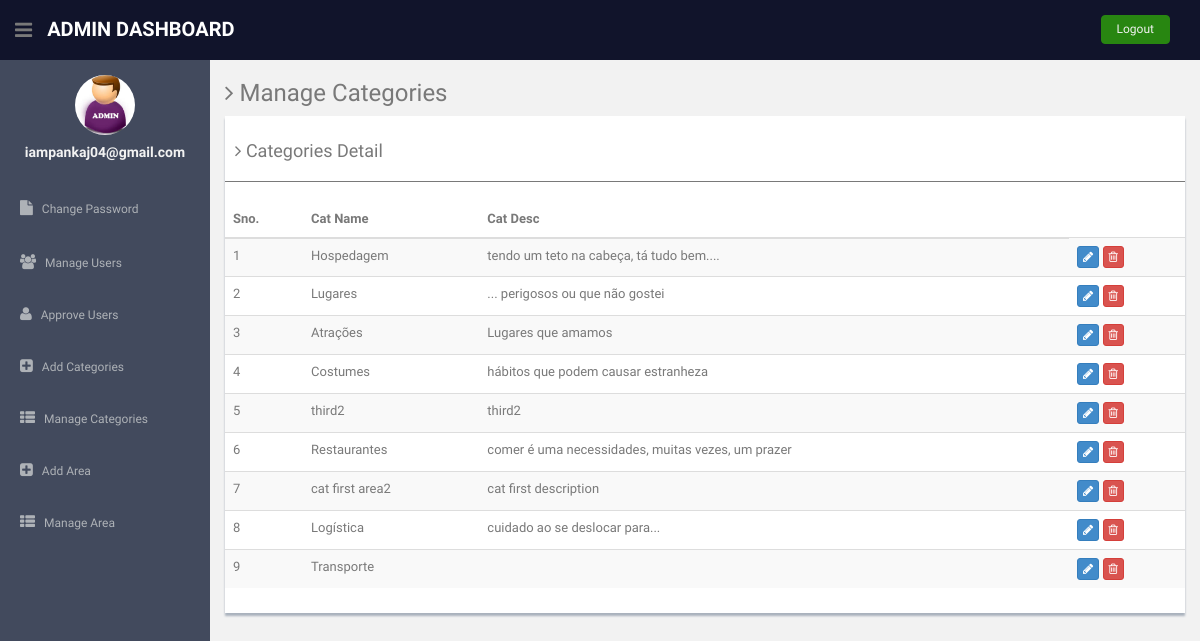
/admin/manage_cat.php (signed in), run on the app's committed database.
### tables this page shows
CREATE TABLE IF NOT EXISTS `categories` (
  `id` int(11) NOT NULL AUTO_INCREMENT,
  `cat_name` varchar(50) NOT NULL,
  `cat_desc` varchar(50) NOT NULL,
  PRIMARY KEY (`id`)
);

### admin/manage_cat.php (the view, shortened to what this page needs)
<!DOCTYPE html>
<html lang="en">
  <head>
    <link href="assets/css/bootstrap.css" rel="stylesheet">
    <link href="assets/font-awesome/css/font-awesome.css" rel="stylesheet" />
    <link href="assets/css/style.css" rel="stylesheet">
    <link href="assets/css/style-responsive.css" rel="stylesheet">
  </head>
  <body>
  <section id="container" >
      <header class="header black-bg">
              <div class="sidebar-toggle-box">
                  <div class="fa fa-bars tooltips" data-placement="right" data-original-title="Toggle Navigation"></div>
              </div>
            <a href="#" class="logo"><b>Admin Dashboard</b></a>
            <div class="top-menu">
            	<ul class="nav pull-right top-menu">
                    <li><a class="logout" href="logout.php">Logout</a></li>
            	</ul>
            </div>
        </header>
      <aside>
                <div id="sidebar"  class="nav-collapse ">
              <ul class="sidebar-menu" id="nav-accordion">
              	  <p class="centered"><a href="#"><img src="assets/img/admin.jpg" class="img-circle" width="60"></a></p>
              	  <h5 class="centered"><?php echo $_SESSION['login'];?></h5>
                  <li class="mt">
                      <a href="change-password.php">
                          <i class="fa fa-file"></i>
                          <span>Change Password</span>
                      </a>
                  </li>
                  <li class="sub-menu">
                      <a href="manage-users.php" >
                          <i class="fa fa-users"></i>
                          <span>Manage Users</span>
                      </a>
                  </li>
                  <li class="sub-menu">
                      <a href="approve-users.php" >
                          <i class="fa fa-user"></i>
                          <span>Approve Users</span>
                      </a>
                  </li>
                  <li class="sub-menu">
                      <a href="add_cat.php" >
                          <i class="fa fa-plus-square"></i>
                          <span>Add Categories</span>
                      </a>
                  </li>
				  <li class="sub-menu">
                      <a href="manage_cat.php" >
                          <i class="fa fa-th-list"></i>
                          <span>Manage Categories</span>
                      </a>
                  </li>
				  <li class="sub-menu">
                      <a href="add_area.php" >
                          <i class="fa fa-plus-square"></i>
                          <span>Add Area</span>
                      </a>
                  </li>
				  <li class="sub-menu">
                      <a href="manage_area.php" >
                          <i class="fa fa-th-list"></i>
                          <span>Manage Area</span>
                      </a>
                  </li>
              </ul>
          </div>
	  </aside>
      <section id="main-content">
          <section class="wrapper">
          	<h3><i class="fa fa-angle-right"></i> Manage Categories</h3>
				<div class="row">
                  <div class="col-md-12">
                      <div class="content-panel">
                          <table class="table table-striped table-advance table-hover">
	                  	  	  <h4><i class="fa fa-angle-right"></i> Categories Detail </h4>
	                  	  	  <hr>
                              <thead>
                              <tr>
                                  <th>Sno.</th>
                                  <th> Cat Name</th>
                                  <th> Cat Desc</th>
                              </tr>
                              </thead>
                              <tbody>
                              <?php $ret=mysql_query("select * from categories");
							  $cnt=1;
							  while($row=mysql_fetch_array($ret))
							  {?>
                              <tr>
                              <td><?php echo $cnt;?></td>
                                  <td><?php echo $row['cat_name'];?></td>
                                  <td><?php echo $row['cat_desc'];?></td>
                                  <td>
                                     <a href="update-cat.php?id=<?php echo $row['id'];?>">
                                     <button class="btn btn-primary btn-xs"><i class="fa fa-pencil"></i></button></a>
                                     <a href="manage_cat.php?id=<?php echo $row['id'];?>">
                                     <button class="btn btn-danger btn-xs" onClick="return confirm('Do you really want to delete');"><i class="fa fa-trash-o "></i></button></a>
                                  </td>
                              </tr>
                              <?php $cnt=$cnt+1; }?>
                              </tbody>
                          </table>
                      </div>
                  </div>
              </div>
		</section>
      </section
  ></section>
  </body>
</html>

### admin/assets/css/style.css (style rules this page uses)
body { color: #797979; background: #f2f2f2; font-family: 'Ruda', sans-serif; padding: 0px !important; margin: 0px !important; font-size:13px; }
ul li { list-style: none; }
a, a:hover, a:focus { text-decoration: none; outline: none; }
#container { width: 100%; height: 100%; }
hr { margin-top: 20px; margin-bottom: 20px; border: 0; border-top: 1px solid #797979; }
.centered { text-align: center; }
.mt { margin-top: 25px; }
ul.top-menu > li > .logout { color: #f2f2f2; font-size: 12px; border-radius: 4px; -webkit-border-radius: 4px; border: 1px solid #288611 !important; padding: 5px 15px; margin-right: 15px; background: #288611; margin-top: 15px; }
#sidebar { width: 210px; height: 100%; position: fixed; background: #424a5d; }
#sidebar h5 { color: #f2f2f2; font-weight: 700; }
#sidebar ul li { position: relative; }
ul.sidebar-menu , ul.sidebar-menu li ul.sub { margin: -2px 0 0; padding: 0; }
ul.sidebar-menu { margin-top: 75px; }
ul.sidebar-menu li { margin-bottom: 5px; margin-left:10px; margin-right:10px; }
ul.sidebar-menu li.sub-menu { line-height: 15px; }
ul.sidebar-menu li a span { display: inline-block; }
ul.sidebar-menu li a { color: #aeb2b7; text-decoration: none; display: block; padding: 15px 0 15px 10px; font-size: 12px; outline: none; -webkit-transition: all 0.3s ease; -moz-transition: all 0.3s ease; -o-transition: all 0.3s ease; -ms-transition: all 0.3s ease; transition: all 0.3s ease; }
ul.sidebar-menu li a i { font-size: 15px; padding-right: 6px; }
#main-content { margin-left: 210px; }
.header, .footer { min-height: 60px; padding: 0 15px; }
.header { position: fixed; left: 0; right: 0; z-index: 1002; }
.black-bg { background: #11142B; border-bottom: 1px solid #11142B; }
.wrapper { display: inline-block; margin-top: 60px; padding-left: 15px; padding-right: 15px; padding-bottom: 15px; padding-top: 0px; width: 100%; }
a.logo { font-size: 20px; color: #ffffff; float: left; margin-top: 15px; text-transform: uppercase; }
a.logo b { font-weight: 900; }
#top_menu .nav > li, ul.top-menu > li { float: left; }
ul.top-menu > li > a { color: #666666; font-size: 16px; border-radius: 4px; -webkit-border-radius: 4px; border:1px solid #666666 !important; padding: 2px 6px; margin-right: 15px; }
.sidebar-toggle-box { float: left; padding-right: 15px; margin-top: 20px; }
.sidebar-toggle-box .fa-bars { cursor: pointer; display: inline-block; font-size: 20px; }
.content-panel { background: #ffffff; box-shadow: 0px 3px 2px #aab2bd; padding-top: 15px; padding-bottom: 5px; }
.content-panel h4 { margin-left: 10px; }

### data on the page
categories: cat_name "Hospedagem", cat_desc "tendo um teto na cabeça, tá tudo bem...."
categories: cat_name "Lugares", cat_desc "... perigosos ou que não gostei"
categories: cat_name "Atrações", cat_desc "Lugares que amamos"
categories: cat_name "Costumes", cat_desc "hábitos que podem causar estranheza"
categories: cat_name "third2", cat_desc "third2"
categories: cat_name "Restaurantes", cat_desc "comer é uma necessidades, muitas vezes, um prazer"
categories: cat_name "cat first area2", cat_desc "cat first description"
categories: cat_name "Logística", cat_desc "cuidado ao se deslocar para..."
categories: cat_name "Transporte"

### other printed values
$_SESSION['login'] "iampankaj04@gmail.com"
